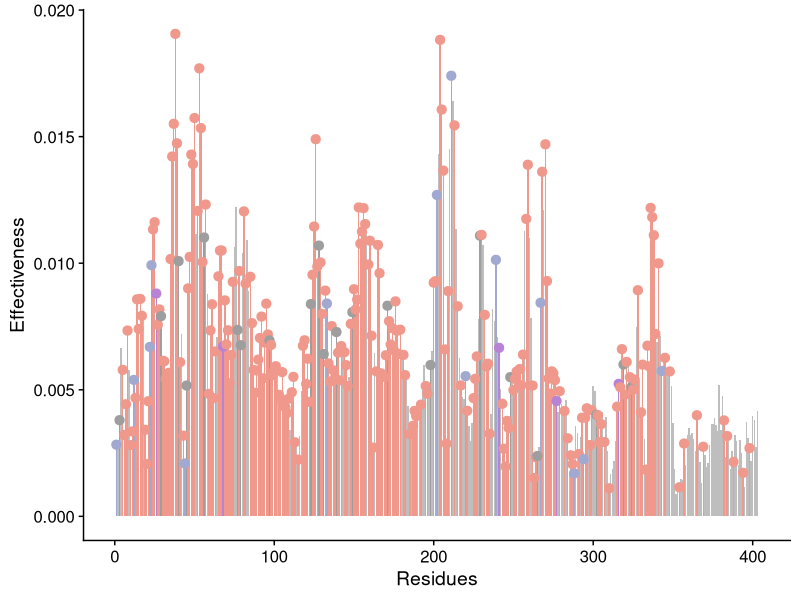
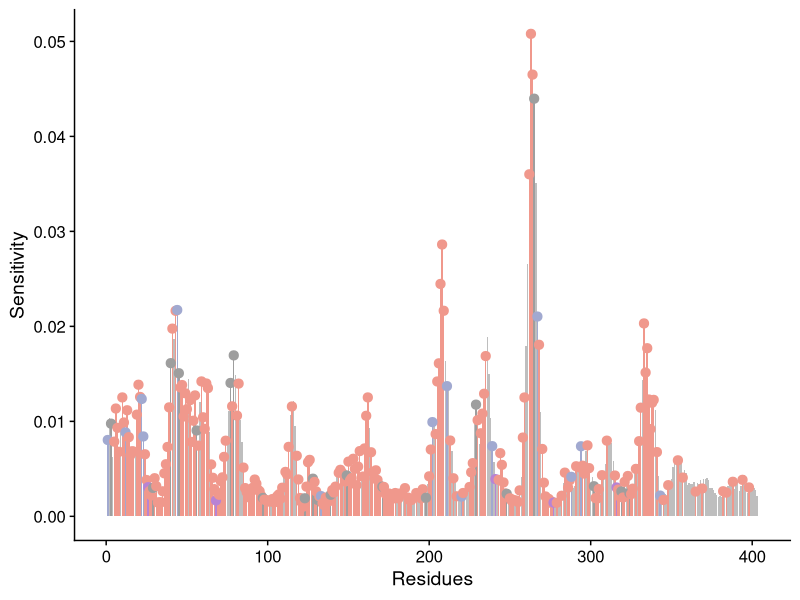
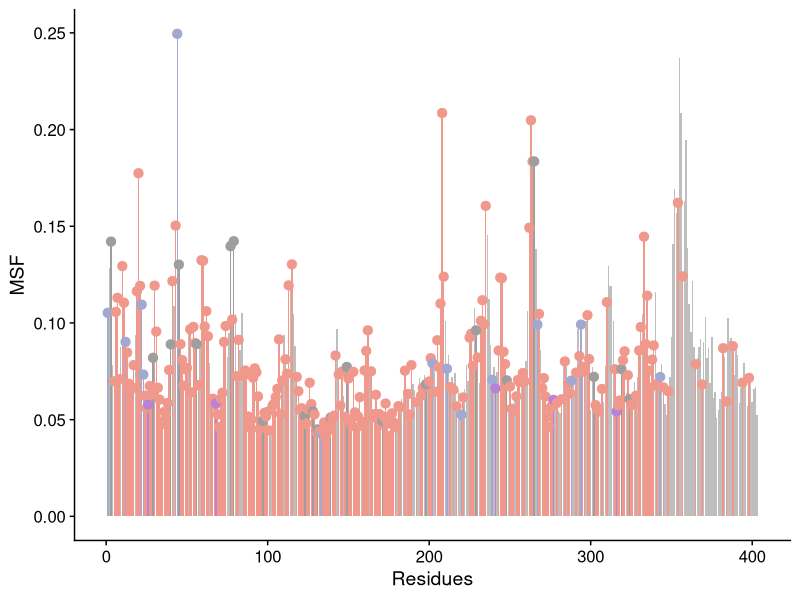
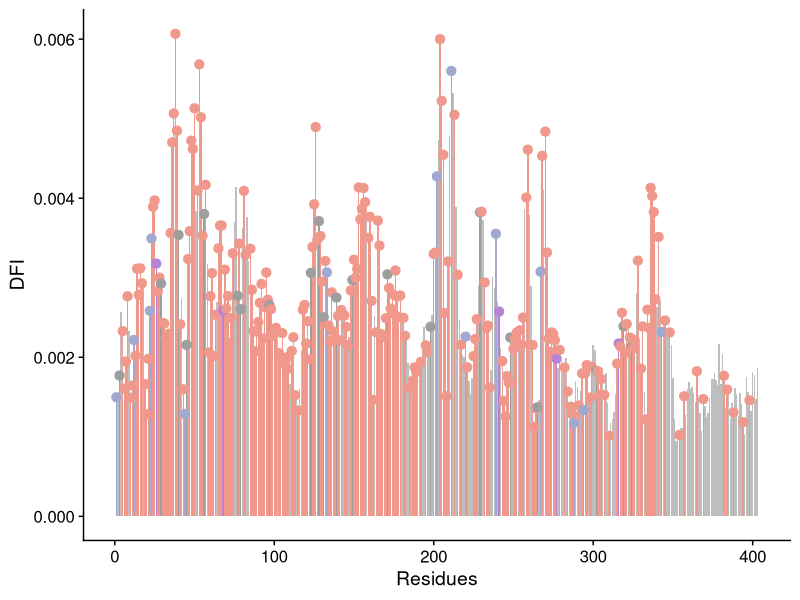
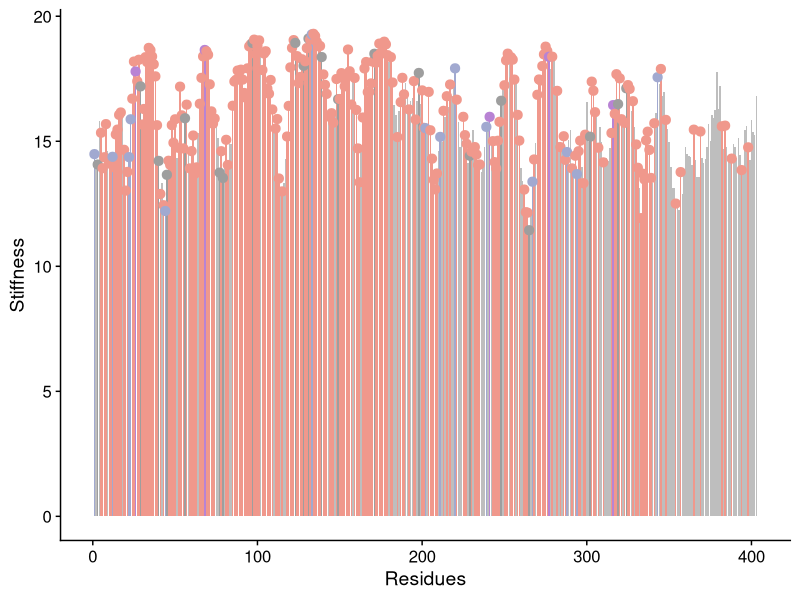

Write the R code that produced these figures, in order. (Note: this script raises an error after producing the figures.)
## ---- chunk 1
rm(list = ls())
## ---- chunk 2
data <- read.table("data/itasser_dyn.txt",sep="\t",header=TRUE)
site <- read.table("data/itasser_pos_dyn.txt",sep="\t",header=TRUE) 
site <- site[order(site$Site), ]
site_new <- site[!duplicated(site$Site, fromLast = TRUE), ]
library(ggplot2)
library(cowplot) 
## ---- chunk 3
data$Disease <- NA
for (i in 1:nrow(data)) {
  position <- data$POSITION[i]
  if (position %in% site$Site) {
    disease <- site$Disease[site$Site == position]
    data$Disease[i] <- disease[length(disease)]
  }
}
## ---- chunk 4
p1 <- ggplot(data, aes(x = POSITION, y = Effectiveness)) + 
  geom_bar(stat = "identity", 
           color = "transparent", 
           fill = ifelse(data$POSITION %in% site$Site, 
                         ifelse(data$Disease == "ASD", "#A1A9D0",
                                ifelse(data$Disease == "Cancer", "#F0988C",
                                       ifelse(data$Disease == "ASD_Cancer", "#B883D4", "#9E9E9E"))),
                         "grey")) +
  xlab("Residues") + ylab("Effectiveness") + 
  theme_cowplot()

p1 <- p1 + geom_point(data = site_new, aes(x = Site, y = Effectiveness, color = Disease), 
                      size = 2.8, pch = 19) + 
  scale_colour_manual(values = c("#A1A9D0", "#F0988C", "#B883D4", "#9E9E9E"), 
                      breaks = c("ASD", "Cancer", "ASD_Cancer", "Control")) + 
  theme_cowplot()+ theme(legend.position="none")

## ---- chunk 5
p2 <- ggplot(data,aes(x=POSITION,y=Sensitivity)) + 
  geom_bar(stat = "identity", 
           color = "transparent", 
           fill = ifelse(data$POSITION %in% site$Site, 
                         ifelse(data$Disease == "ASD", "#A1A9D0",
                                ifelse(data$Disease == "Cancer", "#F0988C",
                                       ifelse(data$Disease == "ASD_Cancer", "#B883D4", "#9E9E9E"))),
                         "grey"))+
  xlab("Residues")+ylab('Sensitivity') + theme_cowplot()

p2 <- p2 + geom_point(data=site_new,aes(x=Site,y=Sensitivity,color=Disease),size=2.8,pch=19) + scale_colour_manual(values=c('#A1A9D0','#F0988C','#B883D4','#9E9E9E'),breaks = c("ASD", "Cancer", "ASD_Cancer", "Control"))+ theme_cowplot() +  theme(legend.position="none")
## ---- chunk 6
p3 <- ggplot(data,aes(x=POSITION,y=MSF)) + 
  geom_bar(stat = "identity", 
           color = "transparent", 
           fill = ifelse(data$POSITION %in% site$Site, 
                         ifelse(data$Disease == "ASD", "#A1A9D0",
                                ifelse(data$Disease == "Cancer", "#F0988C",
                                       ifelse(data$Disease == "ASD_Cancer", "#B883D4", "#9E9E9E"))),
                         "grey"))+
  xlab("Residues")+ylab('MSF') + theme_cowplot()
p3 <- p3 + geom_point(data=site_new,aes(x=Site,y=MSF,color=Disease),size=2.8,pch=19) + scale_colour_manual(values=c('#A1A9D0','#F0988C','#B883D4','#9E9E9E'),breaks = c("ASD", "Cancer", "ASD_Cancer", "Control"))+ theme_cowplot()+ theme(legend.position="none")+ theme(legend.position="none")
## ---- chunk 7
p4 <- ggplot(data,aes(x=POSITION,y=DFI)) + 
  geom_bar(stat = "identity", 
           color = "transparent", 
           fill = ifelse(data$POSITION %in% site$Site, 
                         ifelse(data$Disease == "ASD", "#A1A9D0",
                                ifelse(data$Disease == "Cancer", "#F0988C",
                                       ifelse(data$Disease == "ASD_Cancer", "#B883D4", "#9E9E9E"))),
                         "grey"))+
  xlab("Residues")+ylab('DFI') + theme_cowplot()
p4 <- p4 + geom_point(data=site_new,aes(x=Site,y=DFI,color=Disease),size=2.8,pch=19) + scale_colour_manual(values=c('#A1A9D0','#F0988C','#B883D4','#9E9E9E'),breaks = c("ASD", "Cancer", "ASD_Cancer", "Control"))+ theme_cowplot()+ theme(legend.position="none")
## ---- chunk 8
p5 <- ggplot(data,aes(x=POSITION,y=Stiffness)) + 
  geom_bar(stat = "identity", 
           color = "transparent", 
           fill = ifelse(data$POSITION %in% site$Site, 
                         ifelse(data$Disease == "ASD", "#A1A9D0",
                                ifelse(data$Disease == "Cancer", "#F0988C",
                                       ifelse(data$Disease == "ASD_Cancer", "#B883D4", "#9E9E9E"))),
                         "grey"))+
  xlab("Residues")+ylab('Stiffness') + theme_cowplot()
p5 <- p5 + geom_point(data=site_new,aes(x=Site,y=Stiffness,color=Disease),size=2.8,pch=19) + scale_colour_manual(values=c('#A1A9D0','#F0988C','#B883D4','#9E9E9E'),breaks = c("ASD", "Cancer", "ASD_Cancer", "Control"))+ theme_cowplot()+ theme(legend.position="none")
## ---- chunk 9
ggsave(p1, file="Figures/弹性网络/Effectiveness.jpg", 
       width =18, height= 4, dpi=1200)
ggsave(p2, file="Figures/弹性网络/Sensitivity.jpg", 
       width =18, height=4, dpi=1200)
ggsave(p3, file="Figures/弹性网络/MSF.jpg", 
       width=18, height=4, dpi=1200)
ggsave(p4, file="Figures/弹性网络/DFI.jpg", 
       width =18, height=4, dpi=1200)
ggsave(p5, file="Figures/弹性网络/Stiffness.jpg", 
       width =18, height=4, dpi=1200)
## ---- chunk 10
library(ggpubr)
pv1 <- ggplot(site, aes(x=factor(Disease, levels=c("ASD", "Cancer", "ASD_Cancer", "Control")), y=Effectiveness, fill = Disease, color = Disease)) +
  geom_violin(trim=FALSE) +
  geom_boxplot(width=0.2, fill="white", color="black") +
  scale_fill_manual(values=c('#A1A9D0','#F0988C','#B883D4','#9E9E9E'),limits=c("ASD", "Cancer", 'ASD_Cancer', 'Control')) +
  scale_color_manual(values=c('#A1A9D0','#F0988C','#B883D4','#9E9E9E'),limits=c("ASD", "Cancer", 'ASD_Cancer', 'Control')) +
  labs(x="Disease", y="Effectiveness", fill="Disease") +
  theme_minimal()
my_comparisons <- list(c("ASD", "Cancer"), c('ASD', 'ASD_Cancer'), c("ASD", "Control"), c( 'Cancer','ASD_Cancer'), c('Cancer', 'Control'), c('ASD_Cancer','Control'))
pv1 <- pv1 + scale_y_continuous(limits = c(-0.01,0.045))
pv1 <- pv1 + theme(legend.position = "none",panel.grid = element_blank())
pv1 <- pv1 + stat_compare_means(comparisons = my_comparisons,
                       label.y = c(0.03,0.033,0.036,0.039,0.042,0.045),
                       method = "wilcox.test")
pv1 <- pv1 + theme(axis.line = element_line(color = "black"),
                 panel.grid.major = element_blank(),
                 panel.grid.minor = element_blank())
## ---- chunk 11
library(ggpubr)
pv2 <- ggplot(site, aes(x=factor(Disease, levels=c("ASD", "Cancer", "ASD_Cancer", "Control")), y = Sensitivity, fill = Disease, color = Disease)) +
  geom_violin(trim=FALSE) +
  geom_boxplot(width=0.2, fill="white", color="black") +
  scale_fill_manual(values=c('#A1A9D0','#F0988C','#B883D4','#9E9E9E'),limits=c("ASD", "Cancer", 'ASD_Cancer', 'Control')) +
  scale_color_manual(values=c('#A1A9D0','#F0988C','#B883D4','#9E9E9E'),limits=c("ASD", "Cancer", 'ASD_Cancer', 'Control')) +
  labs(x="Disease", y="Sensitivity", fill="Disease") +
  theme_minimal()
my_comparisons <- list(c("ASD", "Cancer"), c('ASD', 'ASD_Cancer'), c("ASD", "Control"), c( 'Cancer','ASD_Cancer'), c('Cancer', 'Control'), c('ASD_Cancer','Control'))
pv2 <- pv2 + scale_y_continuous(limits = c(-0.01,0.085))
pv2 <- pv2 + theme(legend.position = "none",panel.grid = element_blank())
pv2 <- pv2 + stat_compare_means(comparisons = my_comparisons,
                      label.y = c(0.055,0.06,0.065,0.07,0.075,0.082),
                       method = "wilcox.test")
pv2 <- pv2 + theme(axis.line = element_line(color = "black"),
                 panel.grid.major = element_blank(),
                 panel.grid.minor = element_blank())
## ---- chunk 12
library(ggpubr)
pv3 <- ggplot(site, aes(x=factor(Disease, levels=c("ASD", "Cancer", "ASD_Cancer", "Control")), y = MSF, fill = Disease, color = Disease)) +
  geom_violin(trim=FALSE) +
  geom_boxplot(width=0.2, fill="white", color="black") +
  scale_fill_manual(values=c('#A1A9D0','#F0988C','#B883D4','#9E9E9E'),limits=c("ASD", "Cancer", 'ASD_Cancer', 'Control')) +
  scale_color_manual(values=c('#A1A9D0','#F0988C','#B883D4','#9E9E9E'),limits=c("ASD", "Cancer", 'ASD_Cancer', 'Control')) +
  labs(x="Disease", y="MSF", fill="Disease") +
  theme_minimal()
my_comparisons <- list(c("ASD", "Cancer"), c('ASD', 'ASD_Cancer'), c("ASD", "Control"), c( 'Cancer','ASD_Cancer'), c('Cancer', 'Control'), c('ASD_Cancer','Control'))
pv3 <- pv3 + scale_y_continuous(limits = c(0,0.5))
pv3 <- pv3 + theme(legend.position = "none",panel.grid = element_blank())
pv3 <- pv3 + stat_compare_means(comparisons = my_comparisons,
                      label.y = c(0.3,0.33,0.36,0.39,0.42,0.45),
                       method = "wilcox.test")
pv3 <- pv3 + theme(axis.line = element_line(color = "black"),
                 panel.grid.major = element_blank(),
                 panel.grid.minor = element_blank())
## ---- chunk 13
library(ggpubr)
pv4 <- ggplot(site, aes(x=factor(Disease, levels=c("ASD", "Cancer", "ASD_Cancer", "Control")), y = DFI, fill = Disease, color = Disease)) +
  geom_violin(trim=FALSE) +
  geom_boxplot(width=0.2, fill="white", color="black") +
  scale_fill_manual(values=c('#A1A9D0','#F0988C','#B883D4','#9E9E9E'),limits=c("ASD", "Cancer", 'ASD_Cancer', 'Control')) +
  scale_color_manual(values=c('#A1A9D0','#F0988C','#B883D4','#9E9E9E'),limits=c("ASD", "Cancer", 'ASD_Cancer', 'Control')) +
  labs(x="Disease", y="DFI", fill="Disease") +
  theme_minimal()
my_comparisons <- list(c("ASD", "Cancer"), c('ASD', 'ASD_Cancer'), c("ASD", "Control"), c( 'Cancer','ASD_Cancer'), c('Cancer', 'Control'), c('ASD_Cancer','Control'))
pv4 <- pv4 + scale_y_continuous(limits = c(-0.0005,0.015))
pv4 <- pv4 + theme(legend.position = "none",panel.grid = element_blank())
pv4 <- pv4 + stat_compare_means(comparisons = my_comparisons,
                      label.y = c(0.008,0.009,0.01,0.011,0.012,0.013),
                       method = "wilcox.test")
pv4 <- pv4 + theme(axis.line = element_line(color = "black"),
                 panel.grid.major = element_blank(),
                 panel.grid.minor = element_blank())
## ---- chunk 14
library(ggpubr)
pv5 <- ggplot(site, aes(x=factor(Disease, levels=c("ASD", "Cancer", "ASD_Cancer", "Control")), y = Stiffness, fill = Disease, color = Disease)) +
  geom_violin(trim=FALSE) +
  geom_boxplot(width=0.2, fill="white", color="black") +
  scale_fill_manual(values=c('#A1A9D0','#F0988C','#B883D4','#9E9E9E'),limits=c("ASD", "Cancer", 'ASD_Cancer', 'Control')) +
  scale_color_manual(values=c('#A1A9D0','#F0988C','#B883D4','#9E9E9E'),limits=c("ASD", "Cancer", 'ASD_Cancer', 'Control')) +
  labs(x="Disease", y="Stiffness", fill="Disease") +
  theme_minimal()
my_comparisons <- list(c("ASD", "Cancer"), c('ASD', 'ASD_Cancer'), c("ASD", "Control"), c( 'Cancer','ASD_Cancer'), c('Cancer', 'Control'), c('ASD_Cancer','Control'))
pv5 <- pv5 + scale_y_continuous(limits = c(5,42))
pv5 <- pv5 + theme(legend.position = "none",panel.grid = element_blank())
pv5 <- pv5 + stat_compare_means(comparisons = my_comparisons,
                      label.y = c(22,26,30,34,38,42),
                       method = "wilcox.test")
pv5 <- pv5 + theme(axis.line = element_line(color = "black"),
                 panel.grid.major = element_blank(),
                 panel.grid.minor = element_blank())
## ---- chunk 15
ggsave(pv1, file="Figures/弹性网络/Effectiveness_violin.jpg", 
       width = 4, height=4, dpi=1200)
ggsave(pv2, file="Figures/弹性网络/Sensitivity_violin.jpg", 
       width = 4, height=4, dpi=1200)
ggsave(pv3, file="Figures/弹性网络/MSF_violin.jpg", 
       width = 4, height=4, dpi=1200)
ggsave(pv4, file="Figures/弹性网络/DFI_violin.jpg", 
       width = 4, height=4, dpi=1200)
ggsave(pv5, file="Figures/弹性网络/Stiffness_violin.jpg", 
       width = 4, height=4, dpi=1200)

